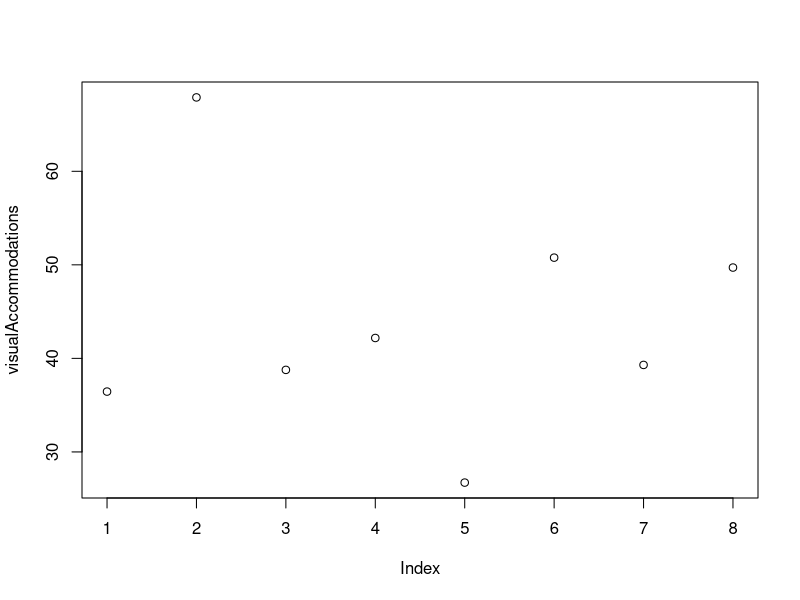

The R source for this figure:
visualAccommodations <- c(36.45, 67.9, 38.77, 42.18, 26.72, 50.77, 39.3, 49.71)

mean(visualAccommodations)
sd(visualAccommodations)

plot(visualAccommodations)
